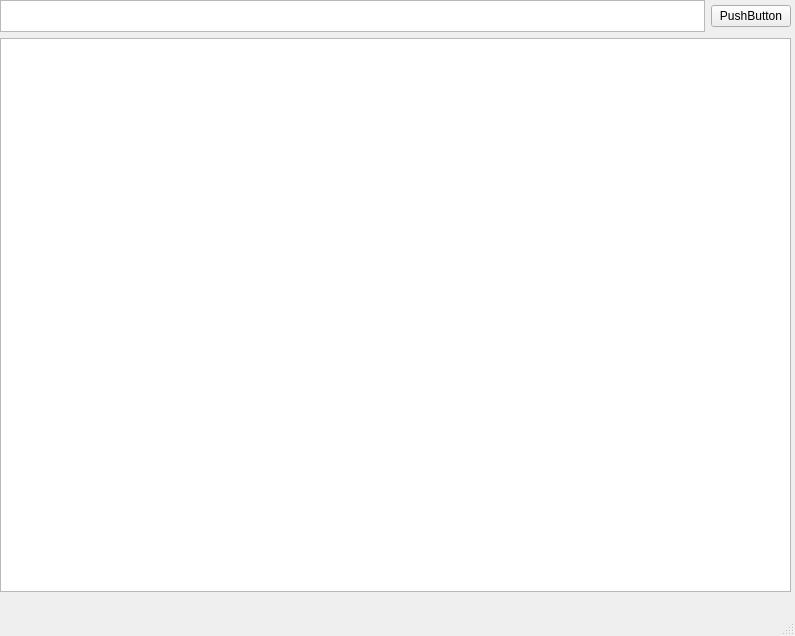
<?xml version="1.0" encoding="UTF-8"?>
<ui version="4.0">
 <class>MainWindow</class>
 <widget class="QMainWindow" name="MainWindow">
  <property name="geometry">
   <rect>
    <x>0</x>
    <y>0</y>
    <width>795</width>
    <height>636</height>
   </rect>
  </property>
  <property name="windowTitle">
   <string>MainWindow</string>
  </property>
  <widget class="QWidget" name="centralwidget">
   <widget class="QWidget" name="">
    <property name="geometry">
     <rect>
      <x>0</x>
      <y>0</y>
      <width>791</width>
      <height>592</height>
     </rect>
    </property>
    <layout class="QVBoxLayout" name="verticalLayout">
     <item>
      <layout class="QHBoxLayout" name="horizontal_layout" stretch="0,0">
       <property name="sizeConstraint">
        <enum>QLayout::SetMinimumSize</enum>
       </property>
       <item>
        <widget class="QPlainTextEdit" name="linePrompt">
         <property name="maximumSize">
          <size>
           <width>720</width>
           <height>32</height>
          </size>
         </property>
        </widget>
       </item>
       <item>
        <widget class="QPushButton" name="pushButton">
         <property name="text">
          <string>PushButton</string>
         </property>
        </widget>
       </item>
      </layout>
     </item>
     <item>
      <widget class="QListView" name="listView">
       <property name="minimumSize">
        <size>
         <width>0</width>
         <height>550</height>
        </size>
       </property>
      </widget>
     </item>
    </layout>
   </widget>
  </widget>
  <widget class="QMenuBar" name="menubar">
   <property name="geometry">
    <rect>
     <x>0</x>
     <y>0</y>
     <width>795</width>
     <height>22</height>
    </rect>
   </property>
  </widget>
  <widget class="QStatusBar" name="statusbar"/>
 </widget>
 <resources/>
 <connections/>
</ui>
